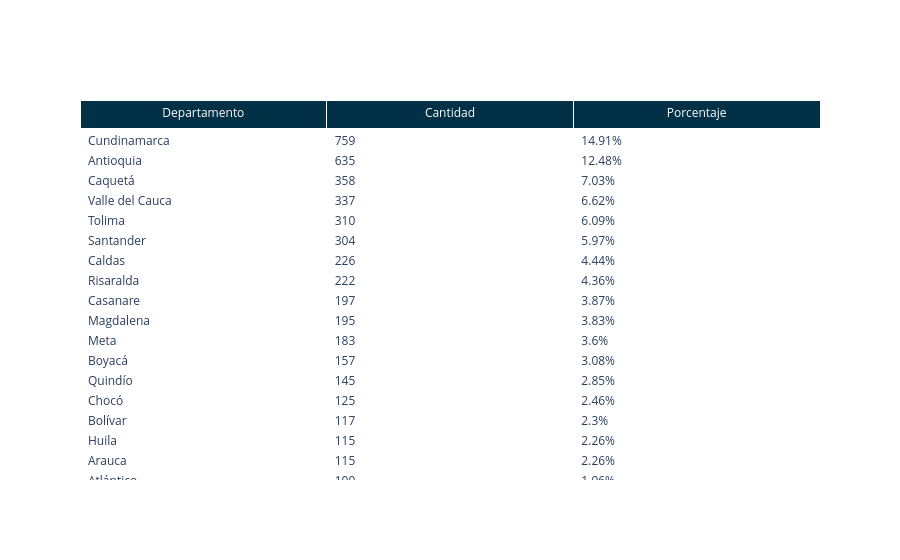

The notebook cell this image was saved under:
### Code cell
departamentosshp = "../COL_adm/COL_adm1.shp"  
gdf_departamentos = gpd.read_file(departamentosshp).to_crs(epsg=4326)

geometry = [Point(xy) for xy in zip(datatraincolombia['longitude'], datatraincolombia['latitude'])]
gdfpuntosdpto = gpd.GeoDataFrame(datatraincolombia, geometry=geometry, crs="EPSG:4326")

gdfjoindepto = gpd.sjoin(gdfpuntosdpto, gdf_departamentos, how="left", predicate="within")

countdepto = gdfjoindepto['NAME_1'].value_counts().reset_index()
countdepto.columns = ['Departamento', 'Cantidad']

countdepto['Porcentaje'] = (countdepto['Cantidad'] / len(datatraincolombia) * 100).round(2).astype(str) + '%'

fig = go.Figure(data=[go.Table(
    header=dict(
        values=list(countdepto.columns),
        fill_color='#023047',
        font=dict(color='white'), 
    ),
    cells=dict(
        values=[countdepto[col] for col in countdepto.columns],
        fill_color='white',
        align='left'
    )
)])
fig.show()

### Figure 1 — Plotly figure (JSON) as saved in the notebook; plotly's stock layout.template omitted (floating-point values rounded to 4 significant figures)
{"data": [{"cells": {"align": "left", "fill": {"color": "white"}, "values": [["Cundinamarca", "Antioquia", "Caquetá", "Valle del Cauca", "Tolima", "Santander", "Caldas", "Risaralda", "Casanare", "Magdalena", "Meta", "Boyacá", "Quindío", "Chocó", "Bolívar", "Huila", "Arauca", "Atlántico", "Vichada", "Sucre", "Córdoba", "Nariño", "La Guajira", "Norte de Santander", "Amazonas", "Cauca", "Guaviare", "Cesar", "Guainía", "Putumayo", "San Andrés y Providencia", "Vaupés"], [759, 635, 358, 337, 310, 304, 226, 222, 197, 195, 183, 157, 145, 125, 117, 115, 115, 100, 77, 74, 70, 55, 41, 39, 36, 23, 21, 16, 14, 12, 11, 1], ["14.91%", "12.48%", "7.03%", "6.62%", "6.09%", "5.97%", "4.44%", "4.36%", "3.87%", "3.83%", "3.6%", "3.08%", "2.85%", "2.46%", "2.3%", "2.26%", "2.26%", "1.96%", "1.51%", "1.45%", "1.38%", "1.08%", "0.81%", "0.77%", "0.71%", "0.45%", "0.41%", "0.31%", "0.28%", "0.24%", "0.22%", "0.02%"]]}, "header": {"fill": {"color": "#023047"}, "font": {"color": "white"}, "values": ["Departamento", "Cantidad", "Porcentaje"]}, "type": "table"}], "layout": {}}
